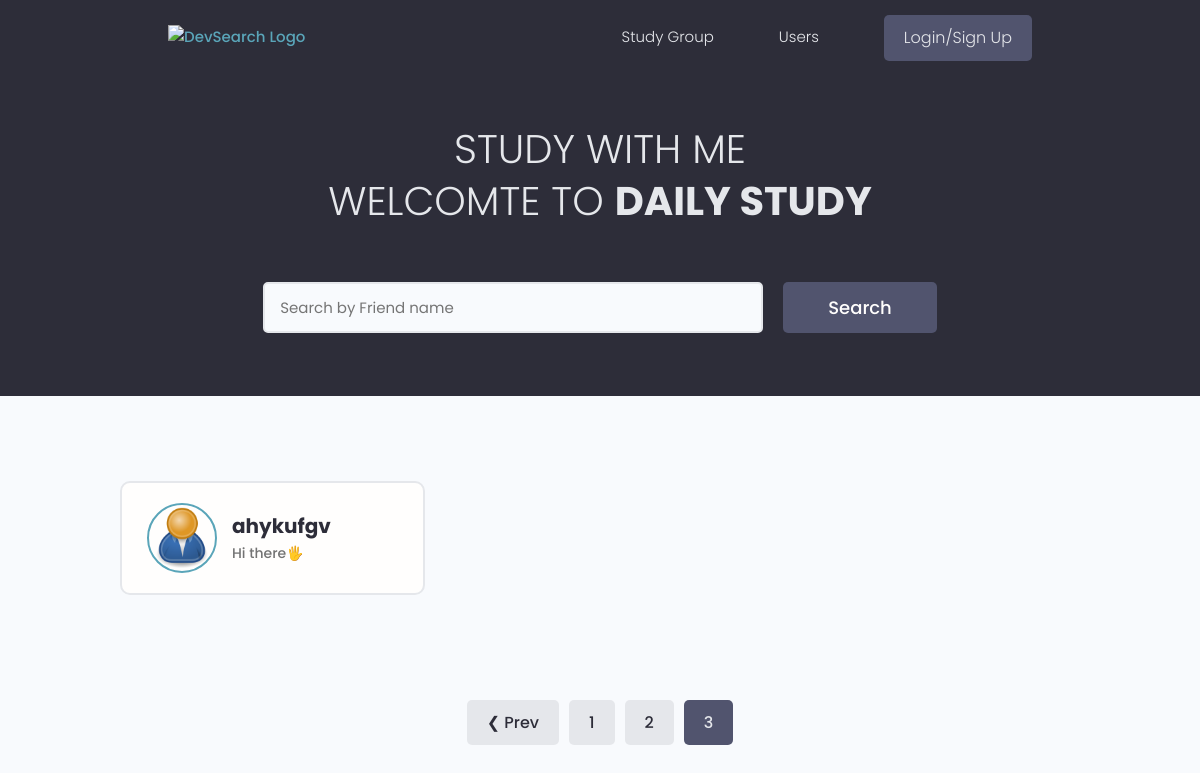
Page /?page=3 on the earlier database version.
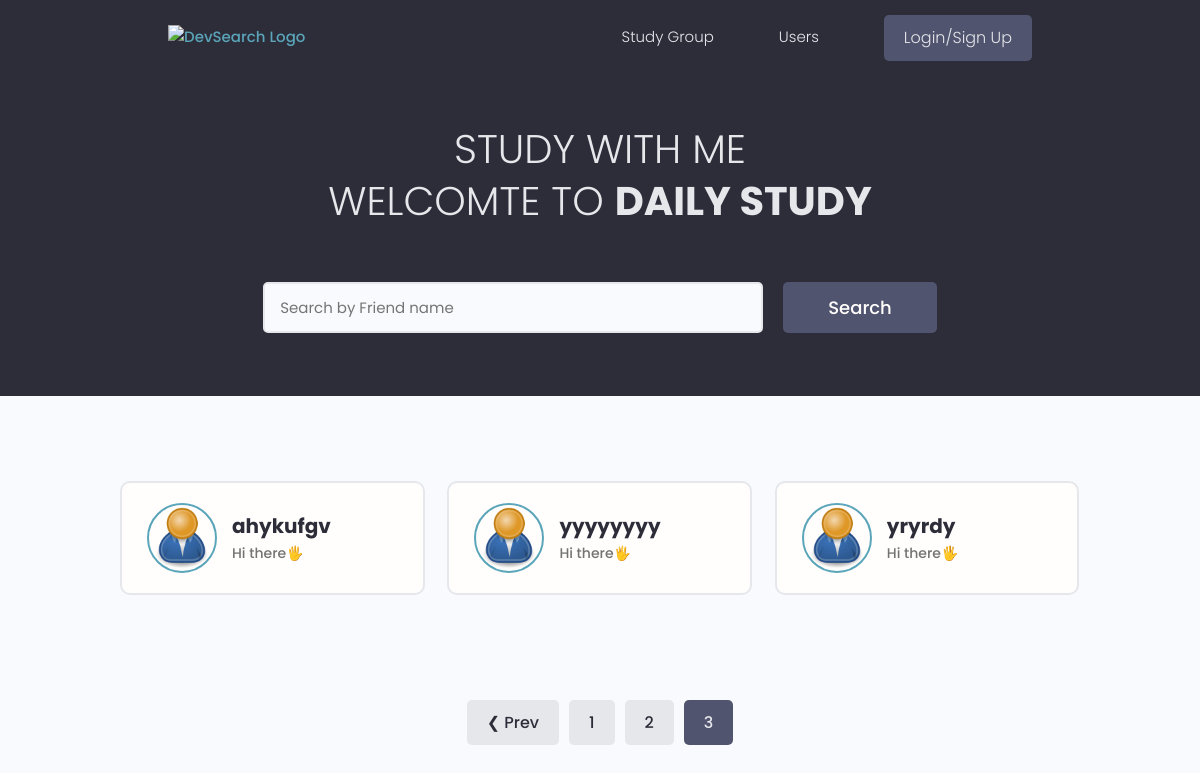
Same page on the later database version.
### users/models.py (models this page shows, shortened)
class Profile(models.Model):
    owner = models.OneToOneField(User, on_delete=models.CASCADE)
    name = models.CharField(max_length=200)
    email = models.EmailField(max_length=500)
    user_name = models.CharField(max_length=200, unique=True)
    short_intro = models.TextField(max_length=500, default='Hi there🖐')
    about_me = models.TextField(max_length=500, default='네카라쿠배🛫',null=True, blank=True)
    profile_image = models.ImageField(
        null=True, blank=True, upload_to='profiles/', default='profiles/user-default.png')
    social_github = models.CharField(max_length=200, null=True, blank=True)
    social_instagram = models.CharField(max_length=200, null=True, blank=True)
    social_linkedin = models.CharField(max_length=200, null=True, blank=True)
    created = models.DateTimeField(auto_now_add=True)
    coding_start_date = models.DateField(null=True, blank=True)
    id = models.UUIDField(default=uuid4, primary_key=True, unique=True, editable=False)
    solved_count = models.IntegerField(default=0, null=True, blank=True)
    group_id = models.CharField(max_length=200, null=True, blank=True)
    group_reader = models.BooleanField(default=False)

### users/views.py (the view)
# urls.py: path('', views.profiles, name='profiles'),
def profiles(request):
    profiles, search_query = search_profile(request)
    profiles, page_range = paginator_profile(request, profiles, 4)
    context = {
        'profiles' : profiles,
        'page_range' : page_range,
        'search_query' : search_query,
    }
    return render(request, 'users/profiles.html', context)

### users/utils.py (called while the page is built)
def paginator_profile(request: object, profile: object, result: int) -> None:
  page = request.GET.get('page')
  paginator = Paginator(profile, result)
  try:
    profiles = paginator.page(page)
  except PageNotAnInteger:
    page = 1
    profiles = paginator.page(page)
  except EmptyPage:
    page = paginator.num_pages
    profiles = paginator.page(page)
  left_idx = int(page) - result
  if left_idx < 1:
    left_idx = 1
  right_idx = int(page) + result
  if right_idx > paginator.num_pages + 1:
    right_idx = paginator.num_pages + 1
  page_range = range(left_idx, right_idx)
  return profiles, page_range

def search_profile(request: object) -> None:
  search_query = ''
  if request.GET.get('search_query'):
    search_query = request.GET.get('search_query')
  profiles = Profile.objects.filter(
    Q(name__icontains = search_query) |
    Q(short_intro = search_query)
  )
  return profiles, search_query

### users/templates/users/profiles.html (shortened to what this page needs)
{% extends 'main.html' %}
{% block content %}
<main class="home">
    <section class="hero-section text-center">
        <div class="container container--narrow">
            <div class="hero-section__box">
                <h2>STUDY WITH ME</h2>
                <h2>WELCOMTE TO <span>Daily Study</span></h2>
            </div>
            <div class="hero-section__search">
                <form id="searchForm" class="form" action="{% url 'profiles' %}" method="GET">
                    <div class="form__field">
                        <input class="input input--text" id="formInput#search" type="text" name="search_query"
                            value="{{search_query}}" placeholder="Search by Friend name" />
                    </div>
                    <input class="btn btn--sub btn--lg" type="submit" value="Search" />
                </form>
            </div>
        </div>
    </section>
    <section class="devlist">
        <div class="container">
            <div class="grid grid--three">
                {% for profile in profiles %}
                    <div class="column card">
                        <div class="dev">
                            <a href="{% url 'profile' pk=profile.id %}" class="card__body">
                                <div class="dev__profile">
                                    <img class="avatar avatar--md" src="{{profile.profile_image.url}}" alt="image">
                                    <div class="dev__meta">
                                        <h3>{{profile.name}}</h3>
                                        <h5>{{profile.short_intro|slice:"60"}}</h5>
                                    </div>
                                </div>
                            </a>
                        </div>
                    </div>
                {% endfor %}
            </div>
        </div>
    </section>
    {% include 'pagination.html' with queryset=profiles page_range=page_range %}
</main>
{% endblock content %}

Differences in the rows shown:
added Profile: profile_image (placeholder picture), name "yyyyyyyy", short_intro "Hi there🖐"
added Profile: profile_image (placeholder picture), name "yryrdy", short_intro "Hi there🖐"
